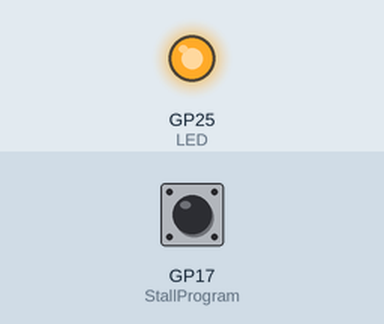
Simulated run of this program. Board: Raspberry Pi Pico running MicroPython. On the bench: output pins drawn as LEDs (lit = HIGH). The test bench sets the inputs (shaded band); at power-on: GP17 (StallProgram) HIGH. What the program prints to the serial console is not drawn.

Above: at 0.1 s.
At 4.3 s:
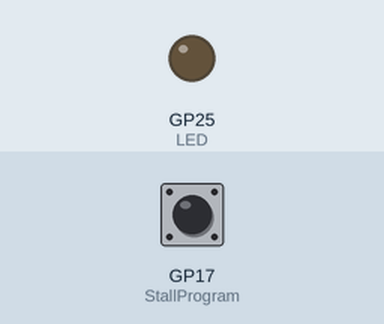
Timing chart, 0 to 5.8 s (numbered marks = the images above):
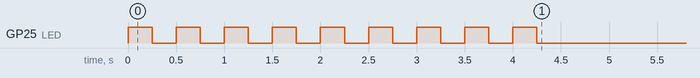

The program:

WatchDog.py
```python
'''
Watch Dog timer demonstration.  The Watch Dog timer needs to be constant updated
with the time frame defined in its initialization.   It you fail to replenish the
timer, the PICO will reboot.

This is a GREAT feature for those control projects that MUST keep running as it
can self-diagnose a hangup in the program and reboot itself.  Ideally you program
and the PICO would run perfectly and never get stuck, but should it happen, this
feature can save the day!

In this demonstration, the user must press a button within 2 seconds which feeds
the timer and keeps things running.  If it isn't fed within the time frame, the
PICO reboots as it is setup for Auto running because its name is main.py
'''

from machine import WDT   #Watch Dog Timer class
from machine import Pin
from time import sleep

LED    = machine.Pin(25,machine.Pin.OUT)                       # use GP25 as an ouput for the Onboard LED
StallProgram = machine.Pin(17,machine.Pin.IN,machine.Pin.PULL_UP)    # Use GP16 as an INPUT for the switch

for x in range(1,10):  #a simple routine just to flash the LED to alert us it rebooted.
    LED.value(1)
    sleep(.25)
    LED.value(0)
    sleep(.25)

wdt = WDT(timeout=2000)  # enable it with a timeout of 2s - must be feed within 2 seconds constantly!
wdt.feed()               # must feed it right away!!

while True:                        # Endless loop
    sleep(.5)                      # Take a brief nap to mimic work being done
    wdt.feed()                     # Replenish (Feed) the timer to keep it running
    print("Thanks!")               # Always thank someone for feeding you!
    if StallProgram.value() != 1:  # If Button is pressed
        while StallProgram.value() != 1:  #Prevent the timer from being fed while held down
            sleep(.1)
```
